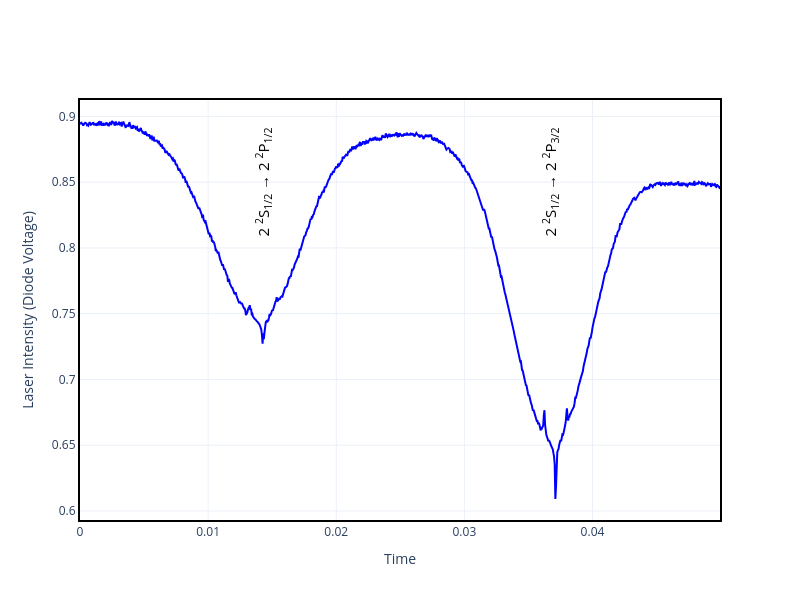

Notebook cell for this chart:
### Code cell
import pandas as pd
import plotly.graph_objects as go

# Read the CSV file with tab delimiter
df = pd.read_csv('mod5/DigiLock.csv', sep='\t')


# Get the first column (independent variable - time)
time = df.iloc[:, 0]

# Get the second column (dependent variable - laser intensity)
laser_intensity = df.iloc[:, 1]

# Create the Plotly line chart
fig = go.Figure()

fig.add_trace(go.Scatter(
    x=time,
    y=laser_intensity,
    mode='lines',
    name='Laser Intensity',
    line=dict(color='blue', width=2)
))

# Update layout with axis labels, aspect ratio, and box
fig.update_layout(
    xaxis_title='Scan Time',
    yaxis_title='Laser Intensity (Diode Voltage)',
    template='plotly_white',
    hovermode='x unified',
    width=800,
    height=600,
    xaxis=dict(
        showline=True,
        linewidth=2,
        linecolor='black',
        mirror=True
    ),
    yaxis=dict(
        showline=True,
        linewidth=2,
        linecolor='black',
        mirror=True
    )
)

fig.add_annotation( text='2 <sup>2</sup>S<sub>1/2</sub> → 2 <sup>2</sup>P<sub>3/2</sub>', xref="x", yref="y", x=0.0367, y=0.85, showarrow=False, font=dict(size=15, color='black'), textangle=-90, xanchor='center')
fig.add_annotation( text='2 <sup>2</sup>S<sub>1/2</sub> → 2 <sup>2</sup>P<sub>1/2</sub>', xref="x", yref="y", x=0.0143, y=0.85, showarrow=False, font=dict(size=15, color='black'), textangle=-90, xanchor='center')


# Show the plot
fig.show()

# Optionally, save as HTML
# fig.write_html('laser_intensity_plot.html')

### Figure 1 — Plotly figure (JSON) as saved in the notebook; plotly's stock layout.template omitted (floating-point values rounded to 4 significant figures; data arrays with more than 128 entries replaced by an {"elided": "..."} marker saying what was removed)
{"data": [{"line": {"color": "blue", "width": 2}, "mode": "lines", "name": "Laser Intensity", "type": "scatter", "x": {"elided": "1000 float values"}, "y": {"elided": "1000 float values"}}], "layout": {"annotations": [{"font": {"color": "black", "size": 15}, "showarrow": false, "text": "2 <sup>2</sup>S<sub>1/2</sub> → 2 <sup>2</sup>P<sub>3/2</sub>", "textangle": -90, "x": 0.0367, "xanchor": "center", "xref": "x", "y": 0.85, "yref": "y"}, {"font": {"color": "black", "size": 15}, "showarrow": false, "text": "2 <sup>2</sup>S<sub>1/2</sub> → 2 <sup>2</sup>P<sub>1/2</sub>", "textangle": -90, "x": 0.0143, "xanchor": "center", "xref": "x", "y": 0.85, "yref": "y"}], "height": 600, "hovermode": "x unified", "width": 800, "xaxis": {"autorange": true, "linecolor": "black", "linewidth": 2, "mirror": true, "range": [0, 0.04995], "showline": true, "title": {"text": "Time"}, "type": "linear"}, "yaxis": {"autorange": true, "linecolor": "black", "linewidth": 2, "mirror": true, "range": [0.5931, 0.9125], "showline": true, "title": {"text": "Laser Intensity (Diode Voltage)"}, "type": "linear"}}}
